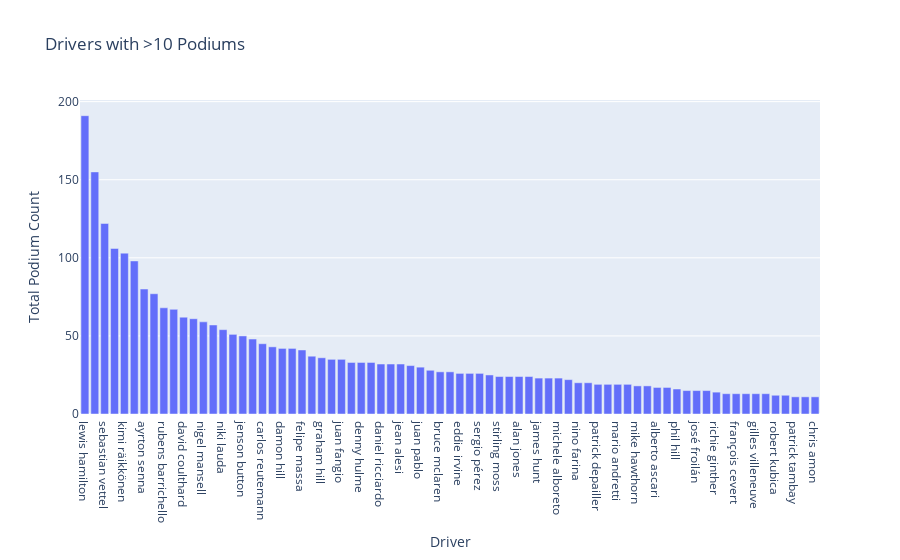

Notebook cell for this chart:
### Code cell
# plot bar chart for drivers with > 10 podiums
filtered_drivers_podiums = drivers_podiums[drivers_podiums['podium_count'] > 10]
filtered_drivers_podiums['full_name'] = filtered_drivers_podiums['first_name'] + ' ' + filtered_drivers_podiums['last_name']
sorted_drivers_podiums = filtered_drivers_podiums.sort_values(by='podium_count', ascending=False)
podiums_over_ten = px.bar(sorted_drivers_podiums, x='full_name', y='podium_count', title='Drivers with >10 Podiums', labels={'podium_count':'Total Podium Count', 'full_name':'Driver'})
podiums_over_ten.show()

### Figure 1 — Plotly figure (JSON) as saved in the notebook; plotly's stock layout.template omitted (floating-point values rounded to 4 significant figures)
{"data": [{"alignmentgroup": "True", "hovertemplate": "Driver=%{x}<br>Total Podium Count=%{y}<extra></extra>", "legendgroup": "", "marker": {"color": "#636efa", "pattern": {"shape": ""}}, "name": "", "offsetgroup": "", "orientation": "v", "showlegend": false, "textposition": "auto", "type": "bar", "x": ["lewis hamilton", "michael schumacher", "sebastian vettel", "alain prost", "kimi räikkönen", "fernando alonso", "ayrton senna", "max verstappen", "rubens barrichello", "valtteri bottas", "david coulthard", "nelson piquet", "nigel mansell", "nico rosberg", "niki lauda", "mika häkkinen", "jenson button", "gerhard berger", "carlos reutemann", "jackie stewart", "damon hill", "mark webber", "felipe massa", "riccardo patrese", "graham hill", "emerson fittipaldi", "juan fangio", "jody scheckter", "denny hulme", "jacques laffite", "daniel ricciardo", "jim clark", "jean alesi", "jack brabham", "juan pablo", "clay regazzoni", "bruce mclaren", "ralf schumacher", "eddie irvine", "ronnie peterson", "sergio pérez", "jacky ickx", "stirling moss", "john surtees", "alan jones", "charles leclerc", "james hunt", "jacques villeneuve", "michele alboreto", "rené arnoux", "nino farina", "john watson", "patrick depailler", "dan gurney", "mario andretti", "giancarlo fisichella", "mike hawthorn", "heinz-harald frentzen", "alberto ascari", "keke rosberg", "phil hill", "thierry boutsen", "josé froilán", "carlos sainz", "richie ginther", "didier pironi", "françois cevert", "jochen rindt", "gilles villeneuve", "nick heidfeld", "robert kubica", "stefan johansson", "patrick tambay", "jarno trulli", "chris amon"], "xaxis": "x", "y": [191, 155, 122, 106, 103, 98, 80, 77, 68, 67, 62, 61, 59, 57, 54, 51, 50, 48, 45, 43, 42, 42, 41, 37, 36, 35, 35, 33, 33, 33, 32, 32, 32, 31, 30, 28, 27, 27, 26, 26, 26, 25, 24, 24, 24, 24, 23, 23, 23, 22, 20, 20, 19, 19, 19, 19, 18, 18, 17, 17, 16, 15, 15, 15, 14, 13, 13, 13, 13, 13, 12, 12, 11, 11, 11], "yaxis": "y"}], "layout": {"barmode": "relative", "legend": {"tracegroupgap": 0}, "title": {"text": "Drivers with >10 Podiums"}, "xaxis": {"anchor": "y", "domain": [0, 1], "title": {"text": "Driver"}}, "yaxis": {"anchor": "x", "domain": [0, 1], "title": {"text": "Total Podium Count"}}}}
